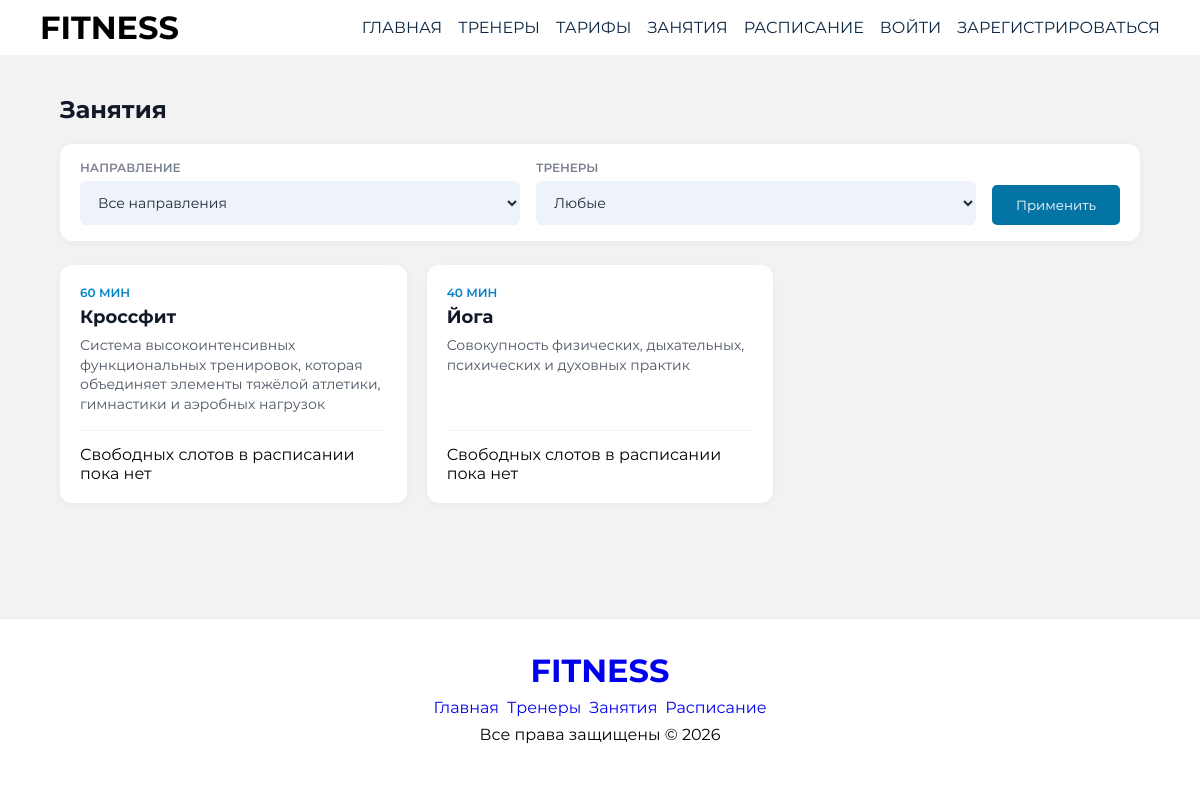
The page /workouts/ on the database its author committed.
### app/models.py (models this page shows, shortened)
class WorkoutType(models.Model):
  name = models.CharField('Название направления', max_length=100)
  description = models.TextField('Описание', blank=True)
  duration_minutes = models.PositiveIntegerField(
      'Длительность (минут)', default=60
  )

### app/views.py (the view, shortened to what this page needs)
# urls.py: path('workouts/', views.workouts_list_view, name='workouts'),
def workouts_list_view(request):
  active_schedules = Schedule.objects.filter(
      is_completed=False
  ).select_related('trainer')
  workouts = WorkoutType.objects.prefetch_related(
      Prefetch('schedules', queryset=active_schedules, to_attr='active_slots')
  ).all()
  user_active_schedule_ids = set()
  return render(
      request,
      'workouts.html',
      {
          'workouts': workouts,
          'user_active_schedule_ids': user_active_schedule_ids,
      },
  )

### app/templates/workouts.html (shortened to what this page needs)
{% extends 'base.html' %}
{% load static %}
{% block content %}
<div class="schedule_wrap">
    <h2 class="page_title">Занятия</h2>
    <div class="filter_bar">
        <div class="filter_group">
            <label class="filter_label">Направление</label>
            <select class="filter_select">
                <option>Все направления</option>
            </select>
        </div>
        <div class="filter_group">
            <label class="filter_label">Тренеры</label>
            <select class="filter_select">
                <option>Любые</option>
            </select>
        </div>
        <button type="button" class="btn_primary filter_btn">Применить</button>
    </div>
    <div class="workouts_grid">
        {% for workout in workouts %}
        <div class="workout_card">
            <div>
                <div class="workout_day">{{ workout.duration_minutes }} мин</div>
                <h3 class="workout_title">{{ workout.name }}</h3>
                {% if workout.description %}
                <p class="workout_desc">{{ workout.description }}</p>
                {% endif %}
            </div>
            <div class="workout_slots">
                {% if workout.active_slots %}
                <div class="slots_label">Ближайшие занятия:</div>
                {% for slot in workout.active_slots %}
                <div class="slot_row">
                    <div class="workout_meta">
                        <span><strong>{{ slot.get_day_of_week_display }}, {{ slot.start_time|time:"H:i" }}</strong>
                            ({{slot.get_next_date|date:"d.m" }})</span>
                        <span>Тренер: {{ slot.trainer.full_name }} • Мест: {{ slot.available_seats
                            }}/{{slot.max_capacity }}</span>
                    </div>
                    {% if user.is_authenticated %}
                    {% if user.role == 'client' %}
                    {% if slot.id in user_active_schedule_ids %}
                    <span class="status_booked">Вы записаны</span>
                    {% elif slot.available_seats > 0 %}
                    <form action="{% url 'book_workout' slot.id %}" method="post">
                        {% csrf_token %}
                        <button type="submit" class="btn_primary">Записаться</button>
                    </form>
                    {% else %}
                    <span class="text_muted">Мест нет</span>
                    {% endif %}
                    {% endif %}
                    {% else %}
                    <a href="{% url 'login' %}" class="link_login">Войти</a>
                    {% endif %}
                </div>
                {% endfor %}
                {% else %}
                <p class="text_muted" style="margin: 0;">Свободных слотов в расписании пока нет</p>
                {% endif %}
            </div>
        </div>
        {% empty %}
        <p class="text_muted">Направления занятий пока не добавлены.</p>
        {% endfor %}
    </div>
</div>
{% endblock %}

### app/static/css/style.css (style rules this page uses)
:root { --bg-primary: #F2F2F2; --accent-red: #0A2540; --white: #fff }
* { margin: 0; padding: 0; box-sizing: border-box; }
body { background-color: var(--bg-primary); font-family: 'Montserrat', sans-serif; display: flex; flex-direction: column; min-height: 100vh; }
button { width: 100%; border: none; font-family: inherit; padding: 16px 20px; background-color: #0474A5; color: var(--white); border-radius: 5px; }
.schedule_wrap { max-width: 1140px; margin: 40px auto; padding: 0 20px; }
.page_title { font-size: 24px; font-weight: 700; margin-bottom: 20px; color: #111827; }
.workouts_grid { display: grid; grid-template-columns: repeat(auto-fill, minmax(320px, 1fr)); gap: 20px; }
.workout_card { background: #ffffff; border-radius: 12px; padding: 20px; box-shadow: 0 2px 10px rgba(0, 0, 0, 0.04); display: flex; flex-direction: column; justify-content: space-between; gap: 16px; }
.workout_day { font-size: 12px; font-weight: 600; color: #0284c7; text-transform: uppercase; margin-bottom: 6px; }
.workout_title { font-size: 18px; font-weight: 700; color: #111827; margin: 0 0 8px 0; }
.workout_desc { font-size: 14px; color: #4b5563; margin: 0; line-height: 1.4; }
.workout_slots { border-top: 1px solid #f3f4f6; padding-top: 14px; display: flex; flex-direction: column; gap: 10px; }
.filter_bar { background: #ffffff; border-radius: 12px; padding: 16px 20px; box-shadow: 0 2px 10px rgba(0, 0, 0, 0.04); margin-bottom: 24px; display: flex; flex-wrap: wrap; align-items: flex-end; gap: 16px; }
.filter_group { display: flex; flex-direction: column; gap: 6px; flex: 1; min-width: 180px; }
.filter_label { font-size: 12px; font-weight: 600; color: #7a828e; text-transform: uppercase; }
.filter_select { background-color: #EEF3FA; border: none; padding: 12px 14px; border-radius: 6px; font-family: inherit; font-size: 14px; color: #1f2937; outline: none; }
.filter_btn { width: auto; padding: 12px 24px; cursor: pointer; }

### rows shown on the page
WorkoutType: duration_minutes "60", name "Кроссфит", description "Система высокоинтенсивных функциональных тренировок, которая объединяет элементы тяжёлой атлетики, гимнастики и аэробных нагрузок", shows "Свободных слотов в расписании пока нет"
WorkoutType: duration_minutes "40", name "Йога", description "Совокупность физических, дыхательных, психических и духовных практик", shows "Свободных слотов в расписании пока нет"
